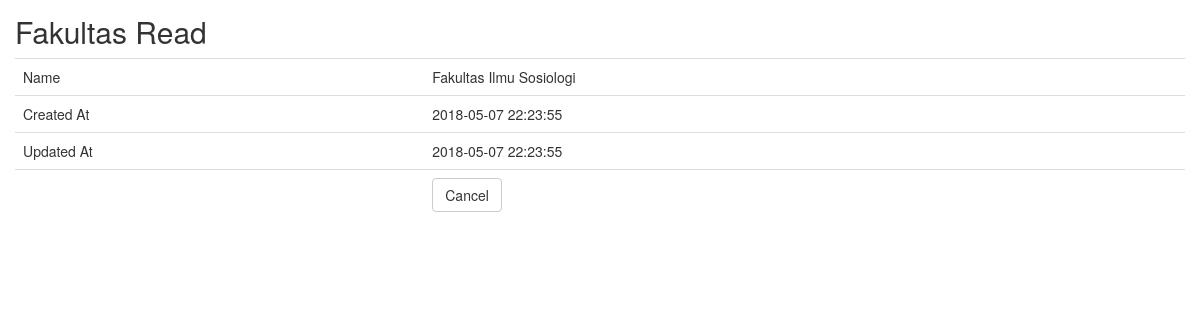
/fakultas/read/4.html, run on the app's committed database.
### tables this page shows
CREATE TABLE `fakultas` (
  `id` int(11) NOT NULL AUTO_INCREMENT,
  `name` varchar(100) NOT NULL,
  `created_at` datetime DEFAULT CURRENT_TIMESTAMP,
  `updated_at` datetime DEFAULT CURRENT_TIMESTAMP ON UPDATE CURRENT_TIMESTAMP,
  PRIMARY KEY (`id`),
  UNIQUE KEY `name` (`name`)
);

### application/controllers/Fakultas.php (called while the page is built, shortened)
<?php
class Fakultas extends CI_Controller
{
    function __construct()
    {
        $this->load->model('Fakultas_model');
        $this->load->library('form_validation');
    }
    public function read($id)
    {
        $row = $this->Fakultas_model->get_by_id($id);
        if ($row) {
            $data = array(
		'id' => $row->id,
		'name' => $row->name,
		'created_at' => $row->created_at,
		'updated_at' => $row->updated_at,
	    );
            $this->load->view('fakultas/fakultas_read', $data);
        } else {
            $this->session->set_flashdata('message', 'Record Not Found');
            redirect(site_url('fakultas'));
        }
    }
}

### index.php (called while the page is built, shortened)
<?php
require_once BASEPATH.'core/CodeIgniter.php';

### application/models/Fakultas_model.php (called while the page is built, shortened)
<?php
class Fakultas_model extends CI_Model
{
    public $table = 'fakultas';
    public $id = 'id';
    function get_by_id($id)
    {
        $this->db->where($this->id, $id);
        return $this->db->get($this->table)->row();
    }
}

### application/views/fakultas/fakultas_read.php (the view, shortened to what this page needs)
<!doctype html>
<html>
    <head>
        <link rel="stylesheet" href="<?php echo base_url('assets/bootstrap/css/bootstrap.min.css') ?>"/>
    </head>
    <body>
        <h2 style="margin-top:0px">Fakultas Read</h2>
        <table class="table">
	    <tr><td>Name</td><td><?php echo $name; ?></td></tr>
	    <tr><td>Created At</td><td><?php echo $created_at; ?></td></tr>
	    <tr><td>Updated At</td><td><?php echo $updated_at; ?></td></tr>
	    <tr><td></td><td><a href="<?php echo site_url('fakultas') ?>" class="btn btn-default">Cancel</a></td></tr>
	</table>
        </body>
</html>

### application/views/fakultas/fakultas_read.php (style rules this page uses)
body { padding: 15px; }

### data on the page
fakultas: name "Fakultas Ilmu Sosiologi", created_at "2018-05-07 22:23:55", updated_at "2018-05-07 22:23:55"
